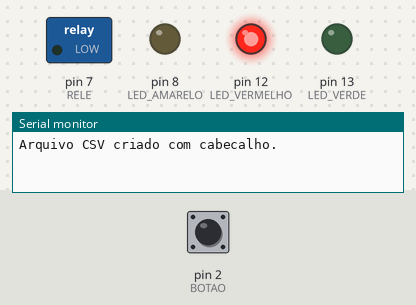
A sketch run on a simulated Arduino Uno, built with avr-gcc and run on an emulated ATmega328P. Parts: switched loads named in the sketch (green lamp = pin HIGH), output pins drawn as LEDs (lit = HIGH), the last lines printed to the serial monitor. Inputs (shaded band) come from the test bench; at power-on: pin 2 (BOTAO) LOW. The local clock reads 2024-03-15 10:24:30 at power-on unless the sketch sets it; storage starts empty.

Above: at 1.2 s.
1.3 s: pin 2 (BOTAO) pulled HIGH for 0.15 s
At 2.3 s:
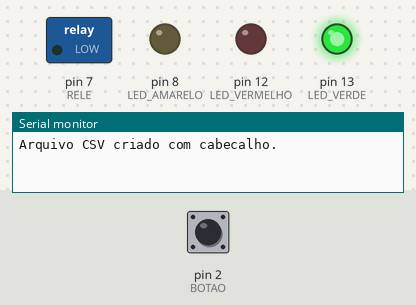
2.9 s: pin 2 (BOTAO) pulled HIGH for 1 s
At 3.5 s:
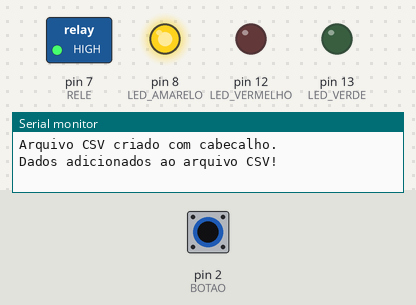
5.4 s: pin 2 (BOTAO) pulled HIGH for 0.15 s
At 6.6 s:
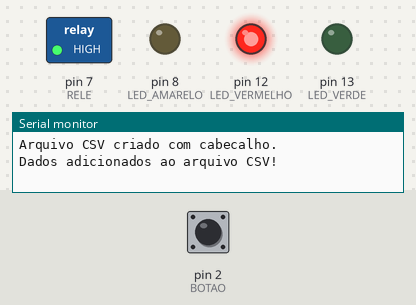
7.0 s: pin 2 (BOTAO) pulled HIGH for 3.2 s
At 7.8 s:
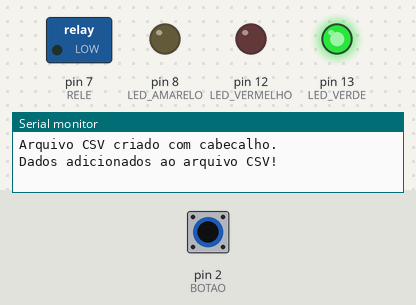
Timing chart, 0 to 10.0 s (numbered marks = the images above; inputs shaded):
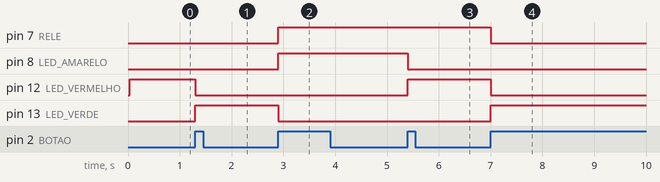

Measured:
- after the input at 1.3 s, pin 12 (LED_VERMELHO): HIGH → LOW at once; pin 13 (LED_VERDE): LOW → HIGH at once
- after the input at 2.9 s, pin 7 (RELE), pin 8 (LED_AMARELO): LOW → HIGH at once; pin 13 (LED_VERDE): HIGH → LOW at once
- after the input at 5.4 s, pin 8 (LED_AMARELO): HIGH → LOW at once; pin 12 (LED_VERMELHO): LOW → HIGH at once
- after the input at 7.0 s, pin 7 (RELE), pin 12 (LED_VERMELHO): HIGH → LOW at once; pin 13 (LED_VERDE): LOW → HIGH at once

The sketch:

sistema_irrigacao__1_.ino
```cpp
#include <SPI.h>        // Comunicação SPI do módulo de Cartão SD
#include <SD.h>         // Manipulação de arquivos no Cartão SD
#include <Wire.h>       // Comunicação I2C do módulo RTC
#include <RTClib.h>     // Controle do Real Time Clock (RTC)

const int BOTAO = 2;          // Botão
const int LED_VERMELHO = 12;  // LED Vermelho
const int LED_VERDE = 13;     // LED Verde
const int LED_AMARELO = 8;    // LED Amarelo
const int RELE = 7;           // Relé 2 vias

const int pinoSensor = A0;    // Pino analógico A0 conectado ao sensor de umidade
const int pinoSD = 10;        // Pino digital 10 do Cartão SD

int contadorCliques = 0;        // Variável para armazenar o modo atual (0, 1 ou 2)
int estadoBotaoAnterior = LOW;   // Estado anterior do botão para detectar clique

const int valorSeco = 1023;     // Valor analógico lido com o sensor totalmente seco ( 100% )
const int valorMolhado = 323;   // Valor analógico lido com o sensor imerso em água ( 0% )

unsigned long intervaloRega = 3600000; // Tempo de intervalo entre leituras em ms (1h padrão)
unsigned long tempoAnterior = 0;    // Armazena o tempo da última execução do modo inteligente

RTC_DS1307 rtc; // Cria objeto necessário p/ gerenciar módulo RTC - Real

void setup() { // Função de configuração inicial executada uma vez ao ligar o Arduino
  Serial.begin(9600); // Inicializa a comunicação serial a 9600 bits por segundo

  // Entrada e Saídas digitais
  pinMode(BOTAO, INPUT);           // Botão
  pinMode(LED_VERMELHO, OUTPUT);   // LED Vermelho
  pinMode(LED_VERDE, OUTPUT);      // LED Verde
  pinMode(LED_AMARELO, OUTPUT);    // LED Amarelo
  pinMode(RELE, OUTPUT);           // Relé 2 vias

  // Módulo RTC
  if (!rtc.begin()) { // Verifica se a comunicação com o módulo RTC falhou ao iniciar
    Serial.println("Aviso: RTC nao encontrado!"); // Exibe mensagem de erro do RTC no monitor serial
  } // Fecha a estrutura de validação do RTC

  // Cartão SD
  if (!SD.begin(pinoSD)) { // Verifica se a inicialização do Cartão SD falhou no pino 10
    Serial.println("Aviso: Falha no Cartao SD!"); // Exibe mensagem de erro do SD no monitor serial

  } else { // Caso o Cartão SD seja inicializado com absoluto sucesso

    if (!SD.exists("irrigaca.csv")) { // Verifica se o arquivo de log ainda não existe no cartão
      File arquivoLog = SD.open("irrigaca.csv", FILE_WRITE); // Cria e abre o arquivo CSV para escrita

      if (arquivoLog) { // Verifica se o arquivo foi aberto corretamente sem falhas
        arquivoLog.println("Data e Hora;Umidade (%);Status do Rele"); // Escreve a linha de cabeçalho do CSV
        arquivoLog.close(); // Fecha o arquivo para salvar as alterações fisicamente
        Serial.println("Arquivo CSV criado com cabecalho."); // Confirma a criação do CSV na serial

      } // Fecha o bloco de verificação de abertura do arquivo
    } // Fecha o bloco de verificação de existência do arquivo
  } // Fecha o bloco condicional else do Cartão SD

  digitalWrite(LED_VERMELHO, HIGH); // Liga o LED Vermelho indicando o Estado Inicial do sistema
  digitalWrite(LED_VERDE, LOW);     // Mantém o LED Verde desligado no início do sistema
  digitalWrite(LED_AMARELO, LOW);   // Mantém o LED Amarelo desligado no início do sistema
  digitalWrite(RELE, LOW);          // Ativa o Relé no início junto com o LED 1 (Lógica Invertida)
} // Fecha a função de configuração setup()

void loop() { // Função de loop principal executada continuamente pelo Arduino
  int estadoBotaoAtual = digitalRead(BOTAO); // Lê e armazena o estado elétrico atual do botão

  if (estadoBotaoAtual == HIGH && estadoBotaoAnterior == LOW) { // Detecta se o botão foi pressionado
    contadorCliques++; // Incrementa em 1 a variável de contagem de cliques do botão

    if (contadorCliques > 2) { // Verifica se o contador passou do limite de modos (maior que 2)
      contadorCliques = 0; // Reinicia o contador para o modo 0 (Volta ao início)
    } // Fecha a validação de limite do contador

    if (contadorCliques == 0) { // Verifica se o modo selecionado é o Modo 0 (Fechado)
      digitalWrite(LED_VERMELHO, HIGH); // Liga o LED Vermelho indicando modo manual fechado
      digitalWrite(LED_VERDE, LOW);     // Desliga o LED Verde para evitar falsas indicações
      digitalWrite(LED_AMARELO, LOW);   // Desliga o LED Amarelo para limpar a sinalização visual
      digitalWrite(RELE, HIGH);         // Desativa o Relé interrompendo o fluxo de água (Lógica Invertida)
    } // Fecha o bloco do Modo 0

    else if (contadorCliques == 1) { // Verifica se o modo selecionado é o Modo 1 (Aberto)
      digitalWrite(LED_VERMELHO, LOW);  // Desliga o LED Vermelho na troca de modo manual
      digitalWrite(LED_VERDE, HIGH);    // Liga o LED Verde indicando modo manual aberto (irrigando)
      digitalWrite(LED_AMARELO, LOW);   // Desliga o LED Amarelo mantendo apenas a indicação correta
      digitalWrite(RELE, LOW);          // Ativa o Relé abrindo a válvula solenoide (Lógica Invertida)
    } // Fecha o bloco do Modo 1

    else if (contadorCliques == 2) { // Verifica se o modo selecionado é o Modo 2 (Programado)
      digitalWrite(LED_VERMELHO, LOW);  // Desliga o LED Vermelho para a transição do sistema
      digitalWrite(LED_VERDE, LOW);     // Desliga o LED Verde limpando os modos manuais anteriores
      digitalWrite(LED_AMARELO, HIGH);  // Liga o LED Amarelo indicando que o modo inteligente está ativo
      digitalWrite(RELE, HIGH);         // Inicia com o Relé desativado por segurança antes da leitura
    } // Fecha o bloco do Modo 2

    delay(50); // Aguarda 50 milissegundos para filtrar ruídos mecânicos do botão (Debounce)
  } // Fecha o bloco condicional de clique do botão

  estadoBotaoAnterior = estadoBotaoAtual; // Atualiza o histórico salvando o estado atual do botão

  if (contadorCliques == 2) { // Condicional que monitora se o sistema está operando no Modo 2
    logicaProgramada(); // Chama a função que executa a automação inteligente e o registro de dados
  } // Fecha a condicional de verificação do Modo 2
} // Fecha a função de loop principal loop()

void logicaProgramada() { // Função isolada para a lógica do modo inteligente
  unsigned long tempoAtual = millis(); // Coleta o tempo atual de operação do Arduino em milissegundos

  if (tempoAtual - tempoAnterior >= intervaloRega || tempoAnterior == 0) { // Verifica se o intervalo passou ou se é a primeira execução
    tempoAnterior = tempoAtual; // Atualiza a variável com o tempo atual para a próxima contagem

    int leitura = analogRead(pinoSensor); // Realiza a leitura analógica do sensor capacitivo no pino A0
    int umidade = map(leitura, valorSeco, valorMolhado, 0, 100); // Mapeia o valor bruto lido para uma escala de 0 a 100%
    umidade = constrain(umidade, 0, 100); // Garante que o valor resultante fique obrigatoriamente entre 0 e 100%

    // Limites
    int limiteMinimo = 40; // Define a constante do limite de umidade mínima em 40% (Solo Seco)
    int limiteMaximo = 80; // Define a constante do limite de umidade máxima em 80% (Solo Úmido)

    // Condicional que verifica se a umidade está abaixo do limite mínimo
    if (umidade < limiteMinimo) {
      digitalWrite(RELE, LOW);  // Liga o relé abrindo a válvula de água (Lógica Invertida)
    } // Fecha o bloco de umidade mínima

    // Condicional que verifica se a umidade superou o limite máximo
    else if (umidade > limiteMaximo) {
      digitalWrite(RELE, HIGH); // Desliga o relé fechando a válvula de água (Lógica Invertida)
    } // Fecha o bloco de umidade máxima

    DateTime agora = rtc.now(); // Coleta a data e o horário atualizados diretamente do chip RTC
    File arquivoLog = SD.open("irrigaca.csv", FILE_WRITE); // Abre o arquivo CSV em modo de adição de escrita

    // Condicional que valida se o arquivo foi aberto com sucesso para gravação
    if (arquivoLog) {
      arquivoLog.print(agora.day(), DEC); // Grava o dia atual em formato decimal no arquivo
      arquivoLog.print('/'); // Grava a barra separadora da data no arquivo CSV
      arquivoLog.print(agora.month(), DEC); // Grava o mês atual em formato decimal no arquivo
      arquivoLog.print('/'); // Grava a segunda barra separadora da data no arquivo CSV
      arquivoLog.print(agora.year(), DEC); // Grava o ano com quatro dígitos no arquivo CSV
      arquivoLog.print(' '); // Grava um espaço em branco separando a data do horário

      if (agora.hour() < 10) arquivoLog.print('0'); // Adiciona um zero à esquerda caso a hora seja menor que 10
      arquivoLog.print(agora.hour(), DEC); // Grava a hora atualizada no arquivo CSV
      arquivoLog.print(':'); // Grava os dois-pontos separadores de horas e minutos

      if (agora.minute() < 10) arquivoLog.print('0'); // Adiciona um zero à esquerda caso o minuto seja menor que 10
      arquivoLog.print(agora.minute(), DEC); // Grava os minutos atuais no arquivo CSV
      arquivoLog.print(';'); // Grava o caractere ponto e vírgula como delimitador da primeira coluna
      arquivoLog.print(umidade); // Grava o valor percentual da umidade calculado na segunda coluna
      arquivoLog.print(';'); // Grava o caractere ponto e vírgula como delimitador da segunda coluna

      arquivoLog.println(digitalRead(RELE) == LOW ? "ABERTO" : "FECHADO"); // Grava o estado da válvula e quebra a linha do arquivo -
      // Operador ternário : Condição ? Valor se for Verdadeiro : Valor se for Falso

      arquivoLog.close(); // Fecha o arquivo de log salvando permanentemente os dados no Cartão SD

      Serial.println("Dados adicionados ao arquivo CSV!"); // Imprime mensagem de sucesso no monitor serial

    } else { // Caso ocorra alguma falha física ou lógica na abertura do arquivo do Cartão SD
      Serial.println("Erro ao abrir o arquivo CSV para gravacao."); // Alerta de falha no monitor serial

    } // Fecha o bloco condicional de gravação do arquivo

  } // Fecha o bloco de controle de intervalo de tempo

} // Fecha a função isolada logicaProgramada()
```
